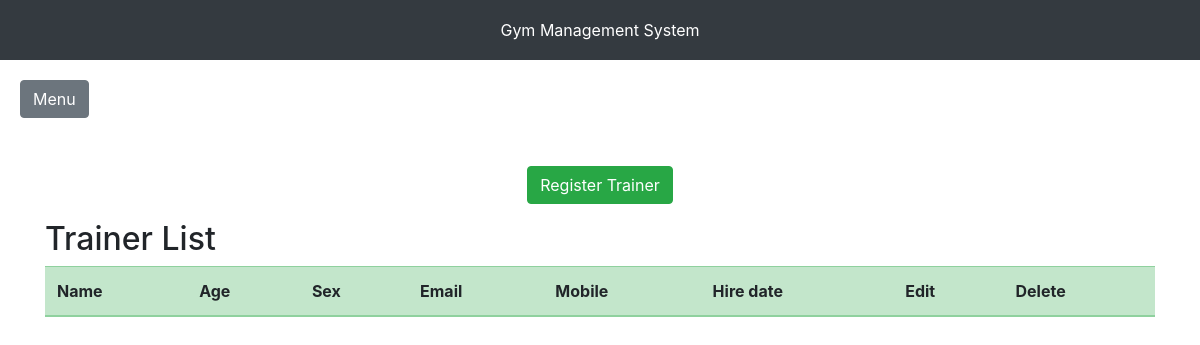
/trainer_list/, run on an earlier commit of the app's database.
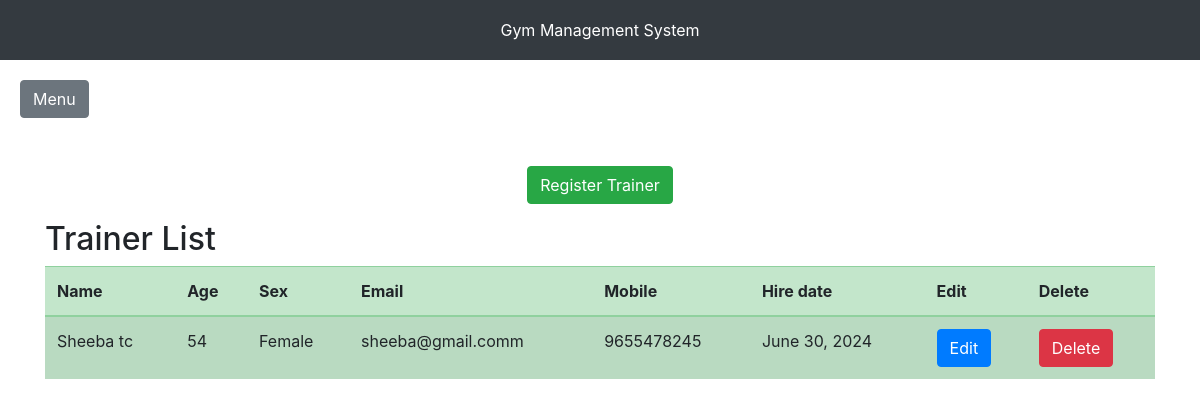
And on a later commit of the database.
### registration/models.py (models this page shows)
class TrainerRegisters(models.Model):
    SEX_CHOICES = [
        ('Male', 'Male'),
        ('Female', 'Female'),
        ('Other', 'Other'),
    ]
    user = models.OneToOneField(User, on_delete=models.CASCADE)
    first_name = models.CharField(max_length=100)
    last_name = models.CharField(max_length=100)
    sex = models.CharField(max_length=10, choices=SEX_CHOICES)
    age = models.PositiveIntegerField()
    email = models.EmailField(unique=True)
    mobile_number = models.CharField(max_length=15)
    hire_date = models.DateField(null=True, blank=True)
    class Meta:
        db_table='trainer_registers'

### registration/views.py (the view)
# urls.py: path('trainer_list/', trainer_list, name='trainer_list'),
def trainer_list(request):
    trainers=TrainerRegisters.objects.all()
    return render(request,'registration/trainer_list.html',{'trainers':trainers})

### frontend/templates/registration/trainer_list.html (shortened to what this page needs)
{% extends "base.html" %}
{% block content %}
<div class="container mt-5">
  <div class="row justify-content-center">
    <div class="col-12 text-center mb-3">
      <button
        type="button"
        class="btn btn-success"
        onclick="window.location.href = '/add_trainer/'"
      >
        Register Trainer
      </button>
    </div>
  </div>
    <div class="row justify-content-center">
        <div class="col-md-12">
            <h2>Trainer List</h2>
            <table class="table table-success table-striped">
                <thead>
                  <tr>
                    <th scope="col">Name</th>
                    <th scope="col">Age</th>
                    <th scope="col">Sex</th>
                    <th scope="col">Email</th>
                    <th scope="col">Mobile</th>
                    <th scope="col">Hire date</th>
                    <th scope="col">Edit</th>
                    <th scope="col">Delete</th>
                  </tr>
                </thead>
                <tbody>
                    {% for trainer in trainers %}
                    <tr>
                        <td class="text-nowrap">{{trainer.first_name}} {{trainer.last_name}}</td>
                        <td>{{trainer.age}}</td>
                        <td>{{trainer.sex}}</td>
                        <td>{{trainer.email}}</td>
                        <td>{{trainer.mobile_number}}</td>
                        <td class="text-nowrap">{{trainer.hire_date}}</td>
                        <td><button onclick="ConfirmEdit('/edit_trainer/{{trainer.id}}')"class="btn btn-primary">Edit</button></td>
                        <td><button onclick="ConfirmDelete('/delete_trainer/{{trainer.id}}')" class="btn btn-danger">Delete</button></td>
                </tr>
                    {% endfor %}
                </tbody>
              </table>
        </div>
    </div>
</div>
{% endblock %}

What changed in the data, as far as the page shows it:
added TrainerRegisters: first_name "Sheeba", last_name "tc", age "54", sex "Female", email "sheeba@gmail.comm", mobile_number "9655478245", hire_date "June 30, 2024"
